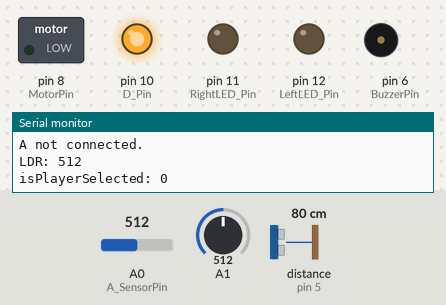
Bench run of a sketch on a simulated Arduino Uno, built with avr-gcc and run on an emulated ATmega328P. Shown: switched loads named in the sketch (green lamp = pin HIGH), output pins drawn as LEDs (lit = HIGH), buzzer (waves = sounding), the last lines printed to the serial monitor. Wiring (inferred from the names in the program): ultrasonic range finder: trigger pin 5; echo pin 5. Dashed ring = blinking. The test bench sets the inputs (shaded band); at power-on: A0 (A_SensorPin) = 512, distance to the obstacle (sensor on pin 5) 80 cm, A1 = 512. The echo pulse lasts 58.3 µs per cm; random numbers use the default seed unless the sketch sets one.

Above: at 1.2 s.
1.3 s: A0 (A_SensorPin) set to 410
At 3.7 s:
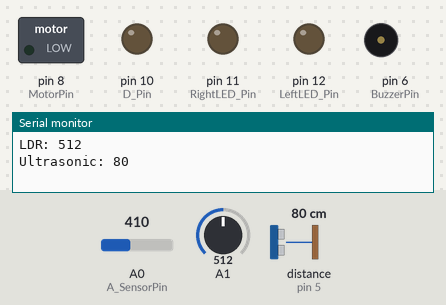
4.8 s: A0 (A_SensorPin) set to 392
At 6.77 s:
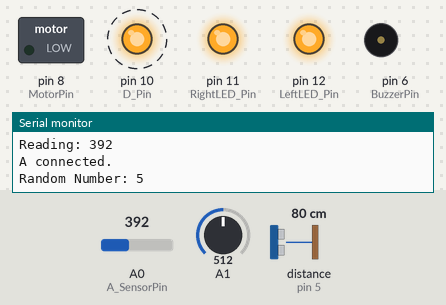
At 10.9 s:
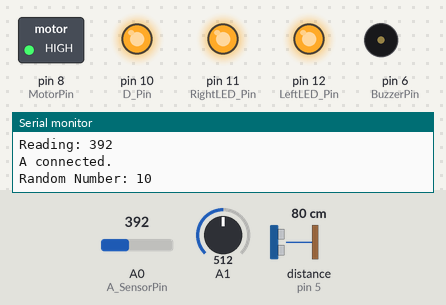
11.0 s: distance to the obstacle (sensor on pin 5) set to 4 cm
14.5 s: A1 set to 785
18.0 s: A1 set to 816
24.2 s: A1 set to 790
At 25.7 s:
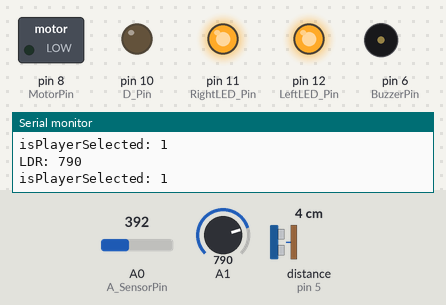
Timing chart, 0 to 31.4 s (numbered marks = the images above; inputs shaded):
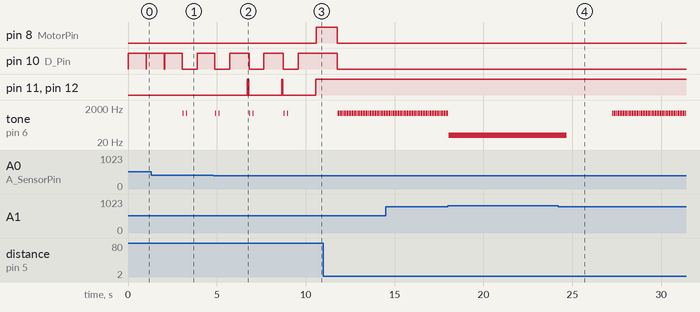

The sketch:

the_helm_of_offering.ino
```cpp
// === Pin declarations ===
const int UltrasonicPin   = 5;
const int BuzzerPin       = 6;
const int ButtonPin       = 7;
const int MotorPin        = 8;
const int D_Pin           = 10;
const int RightLED_Pin    = 11;
const int LeftLED_Pin     = 12;
const int A_SensorPin     = A0;


// === Variables for logic and state control ===
int LDRValue              = 0;
int cm                    = 0;
int buttonState           = 0;
const int threshold       = 400;
const int numberOfTests   = 10;
int randNumber;
int averageReading;
const unsigned long ultrasonicCooldown = 3000;
unsigned long lastLaserTime            = 0;

bool isButtonPressed      = false;
bool isLaserReceived      = false;
bool muteUltrasonic       = false;
bool isPlayerSelected;


// This function triggers the ultrasonic sensor and returns
// the time (in microseconds) it takes for the echo to return.
long readUltrasonicDistance(int triggerPin, int echoPin)
{
  pinMode(triggerPin, OUTPUT);   // Clear the trigger
  digitalWrite(triggerPin, LOW);
  delayMicroseconds(2);

  // Set trigger pin HIGH for 10 microseconds
  digitalWrite(triggerPin, HIGH);
  delayMicroseconds(10);
  digitalWrite(triggerPin, LOW);

  pinMode(echoPin, INPUT);
  // Measure echo return time in microseconds
  return pulseIn(echoPin, HIGH);
}


// Converts ultrasonic sensor readings into distance-based beep patterns
// — the closer the object, the faster the beeps.
void giveUltrasonicFeedback()
{
  cm = 0.01723 * readUltrasonicDistance(UltrasonicPin, UltrasonicPin);
  Serial.print("Ultrasonic: ");
  Serial.println(cm);
  Serial.println(" ");

  if (cm < 25)
  {
    tone(BuzzerPin, 1000, 20);
    delay(50);
  }
  else if (cm < 50)
  {
    tone(BuzzerPin, 1000, 25);
    delay(100);
  }
  else if (cm <= 75)
  {
    tone(BuzzerPin, 1000, 25);
    delay(150);
    tone(BuzzerPin, 1000, 25);
    delay(500);
  }
  else if (cm <= 100)
  {
    tone(BuzzerPin, 1000, 25);
    delay(200);
    tone(BuzzerPin, 1000, 25);
    delay(600);
  }
  else if (cm <= 125)
  {
    tone(BuzzerPin, 1000, 25);
    delay(250);
    tone(BuzzerPin, 1000, 25);
    delay(750);
  }
  else if (cm <= 150)
  {
    tone(BuzzerPin, 1000, 25);
    delay(400);
    tone(BuzzerPin, 1000, 25);
    delay(900);
  }
}


// Reads ambient light intensity through the LDR.
// If a strong laser or light is detected (above threshold), the ultrasonic
// feedback is muted and a tone is played as an alert.
void giveLightFeedback()
{
  LDRValue = analogRead(A1);
  Serial.print("LDR: ");
  Serial.println(LDRValue);

  if (LDRValue <= 800)
  {
    // light/laser not detected right now
    if (isLaserReceived) {
      // just transitioned from laser-detected to not-detected:
      // start cooldown from this moment
      lastLaserTime = millis();
    }
    isLaserReceived = false;
  }
  else
  {
    // laser/light detected
    tone(BuzzerPin, 50, 500);
    isLaserReceived = true;
    lastLaserTime = millis();      // keep updating while laser is present
  }
}


// Uses touch input from the analog sensor to randomly determine
// whether the player becomes the “sacrificial” player. Visual (LED)
// and physical (motor) indicators are used to show the result.
void playerSelection()
{
  digitalWrite(D_Pin, HIGH);
  int totalReading = 0;

  // Perform a series of sensor readings and calculate an average value
  for (int test = 0; test < 10; test++)
  {
    int reading = analogRead(A_SensorPin);
    totalReading += reading;
    delay(100);  // Short delay between each reading

    if (test > 5)
    {
      averageReading = totalReading / numberOfTests;
      Serial.print("Reading: ");
      Serial.println(averageReading);
    }
  }

  // Determine if both contacts are connected based on the average reading
  if (averageReading < threshold)
  {
    Serial.println("A connected.");

    if (!isPlayerSelected)
    {
      // Generate a random number between 0 and 10
      randNumber = random(0, 11);
      Serial.print("Random Number: ");
      Serial.println(randNumber);

      // Players have about a 20% chance (values 8–10) of being “selected”
      if (randNumber >= 8)
      {
        isPlayerSelected = true;

        // Indicate selection: LEDs on briefly + motor pulse
        digitalWrite(LeftLED_Pin, HIGH);
        digitalWrite(RightLED_Pin, HIGH);
        delay(10);

        digitalWrite(MotorPin, HIGH);
        delay(1200);
        digitalWrite(MotorPin, LOW);
      }
      else
      {
        // Rapid LED flashes to indicate the player was not selected
        for (int i = 0; i < 2; i++) {
          digitalWrite(LeftLED_Pin, HIGH);
          digitalWrite(RightLED_Pin, HIGH);
          delay(25);
          digitalWrite(LeftLED_Pin, LOW);
          digitalWrite(RightLED_Pin, LOW);
          delay(25);
        }

        isPlayerSelected = false;
      }
    }
  }
  else
  {
    // Debug output if contacts are not connected
    Serial.println("A not connected.");
  }

  // Reset digital contact pin
  digitalWrite(D_Pin, LOW);
}


void setup()
{
  Serial.begin(9600);

  pinMode(A0, INPUT);
  pinMode(BuzzerPin, OUTPUT);
  pinMode(ButtonPin, INPUT_PULLUP);
  pinMode(MotorPin, OUTPUT);
  pinMode(D_Pin, OUTPUT);
  pinMode(LeftLED_Pin, OUTPUT);
  pinMode(RightLED_Pin, OUTPUT);

  digitalWrite(D_Pin, LOW);  // Default state
  randomSeed(analogRead(A0));
  isPlayerSelected = false;
}


// === Main game loop ===
void loop()
{
  giveLightFeedback();

  if (!isLaserReceived && !muteUltrasonic && (millis() - lastLaserTime >= ultrasonicCooldown))
  {
    giveUltrasonicFeedback();
  }

  Serial.print("isPlayerSelected: ");
  Serial.println(isPlayerSelected);

  delay(10);  // Can be adjusted depending on gameplay timing

  if (!isPlayerSelected)
  {
    playerSelection();
  }

  delay(10);
}
```

Measured:
- the behaviour switches between 400 and 399 on A0 (A_SensorPin) (found by bisection; images 1 and 2)
- after the input at 4.8 s, pin 8 (MotorPin): LOW → HIGH after 5.8 s
- after the input at 24.2 s, tone on pin 6 (BuzzerPin): 50 Hz → silent after 0.49 s, then repeats every 0.07 s: 1000 Hz 0.02 s, silent 0.05 s
- by itself, pin 10 (D_Pin): alternates HIGH for 1.1 s and LOW for 0.83 s
